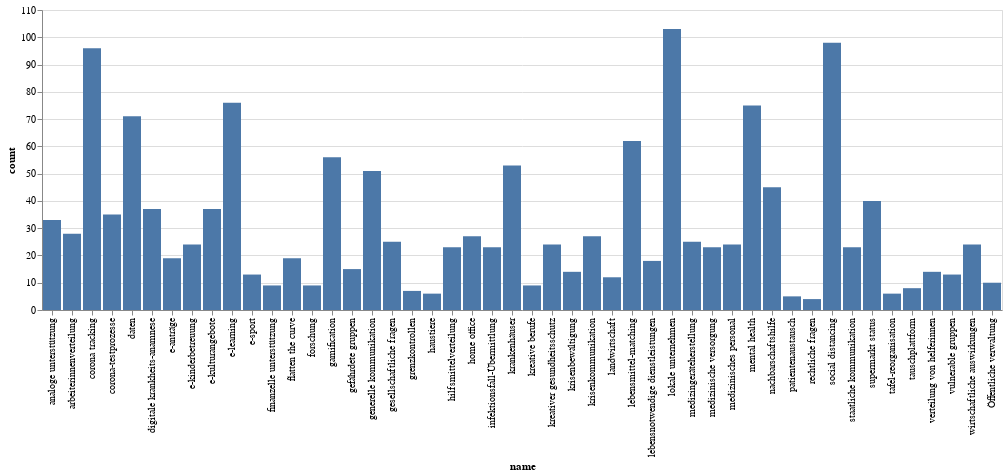

Notebook cell for this chart:
### Code cell
alt.Chart(solution_counts.reset_index()).mark_bar().encode(
    x='name:O',
    y='count',
    tooltip=['name', 'count']
)

### Figure 1 — Vega-Lite specification as saved in the notebook (floating-point values rounded to 4 significant figures)
{"config": {"view": {"continuousWidth": 400, "continuousHeight": 300}}, "data": {"name": "data-c45bf8f157cf870d78ed7c04e51c0fa8"}, "mark": "bar", "encoding": {"tooltip": [{"type": "nominal", "field": "name"}, {"type": "quantitative", "field": "count"}], "x": {"type": "ordinal", "field": "name"}, "y": {"type": "quantitative", "field": "count"}}, "$schema": "https://vega.github.io/schema/vega-lite/v4.8.1.json", "datasets": {"data-c45bf8f157cf870d78ed7c04e51c0fa8": [{"index": "1", "name": "lebensmittel-matching", "count": 62}, {"index": "2", "name": "tauschplattform", "count": 8}, {"index": "3", "name": "arbeiterinnenverteilung", "count": 28}, {"index": "4", "name": "verteilung von helferinnen", "count": 14}, {"index": "5", "name": "hilfsmittelverteilung", "count": 23}, {"index": "6", "name": "medizingeräteherstellung", "count": 25}, {"index": "7", "name": "e-kinderbetreuung", "count": 24}, {"index": "8", "name": "corona tracking", "count": 96}, {"index": "9", "name": "e-anträge", "count": 19}, {"index": "10", "name": "analoge unterstützung", "count": 33}, {"index": "11", "name": "infektionsfall-Übermittlung", "count": 23}, {"index": "12", "name": "social distancing", "count": 98}, {"index": "13", "name": "tafel-reorganisation", "count": 6}, {"index": "14", "name": "vulnerable gruppen", "count": 13}, {"index": "15", "name": "e-sport", "count": 13}, {"index": "16", "name": "lokale unternehmen", "count": 103}, {"index": "17", "name": "supermarkt status", "count": 40}, {"index": "18", "name": "mental health", "count": 75}, {"index": "19", "name": "e-learning", "count": 76}, {"index": "20", "name": "corona-testprozesse", "count": 35}, {"index": "21", "name": "krisenkommunikation", "count": 27}, {"index": "22", "name": "kreative berufe", "count": 9}, {"index": "23", "name": "generelle kommunikation", "count": 51}, {"index": "24", "name": "krankenhäuser", "count": 53}, {"index": "25", "name": "e-kulturangebote", "count": 37}, {"index": "26", "name": "home office", "count": 27}, {"index": "27", "name": "patientenaustausch", "count": 5}, {"index": "28", "name": "kreativer gesundheitsschutz", "count": 24}, {"index": "29", "name": "landwirtschaft", "count": 12}, {"index": "30", "name": "gefährdete gruppen", "count": 15}, {"index": "31", "name": "digitale krankheits-anamnese", "count": 37}, {"index": "32", "name": "krisenbewältigung", "count": 14}, {"index": "33", "name": "lebensnotwendige dienstleistungen", "count": 18}, {"index": "34", "name": "nachbarschaftshilfe", "count": 45}, {"index": "35", "name": "gesellschaftliche fragen", "count": 25}, {"index": "36", "name": "grenzkontrollen", "count": 7}, {"index": "37", "name": "Öffentliche verwaltung", "count": 10}, {"index": "38", "name": "daten", "count": 71}, {"index": "39", "name": "staatliche kommunikation", "count": 23}, {"index": "40", "name": "medizinisches personal", "count": 24}, {"index": "41", "name": "forschung", "count": 9}, {"index": "42", "name": "rechtliche fragen", "count": 4}, {"index": "43", "name": "medizinische versorgung", "count": 23}, {"index": "44", "name": "flatten the curve", "count": 19}, {"index": "45", "name": "haustiere", "count": 6}, {"index": "46", "name": "gamification", "count": 56}, {"index": "47", "name": "wirtschaftliche auswirkungen", "count": 24}, {"index": "48", "name": "finanzelle unterstützung", "count": 9}]}}
